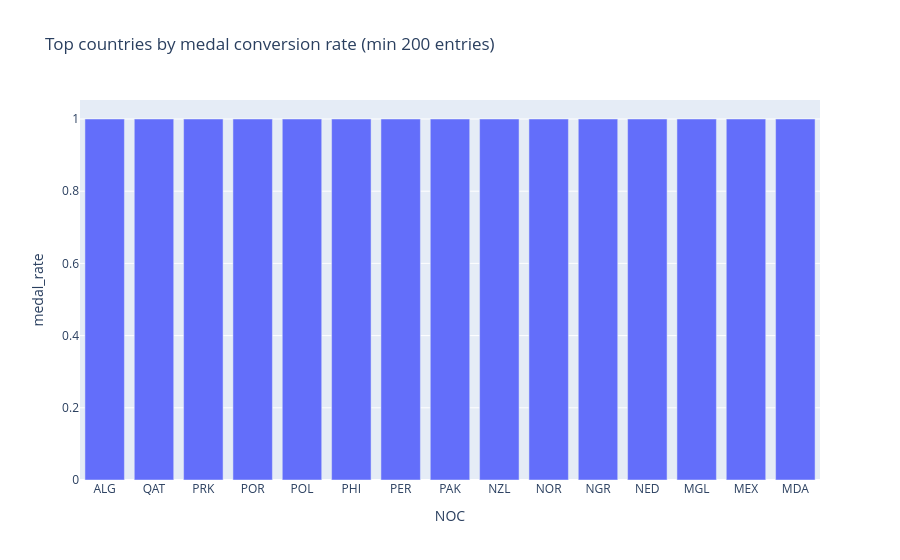

This figure's notebook cell:
### Markdown cell above
## Q8. Quels pays performent le mieux en efficience (medailles / participations)?
**Narratif:** detecter les pays qui convertissent le mieux leurs engagements en podiums.

### Code cell
country_eff = (
    raw.groupby("NOC", as_index=False)
    .agg(entries=("player_id", "count"), medals=("is_medal", "sum"))
)
country_eff["medal_rate"] = country_eff["medals"] / country_eff["entries"]
country_eff = country_eff[country_eff["entries"] >= 200].sort_values("medal_rate", ascending=False)

fig = px.bar(country_eff.head(15), x="NOC", y="medal_rate", title="Top countries by medal conversion rate (min 200 entries)")
fig.show()
country_eff.head(15)

### Figure 1 — Plotly figure (JSON) as saved in the notebook; plotly's stock layout.template omitted (floating-point values rounded to 4 significant figures)
{"data": [{"hovertemplate": "NOC=%{x}<br>medal_rate=%{y}<extra></extra>", "legendgroup": "", "marker": {"color": "#636efa", "pattern": {"shape": ""}}, "name": "", "orientation": "v", "showlegend": false, "textposition": "auto", "type": "bar", "x": ["ALG", "QAT", "PRK", "POR", "POL", "PHI", "PER", "PAK", "NZL", "NOR", "NGR", "NED", "MGL", "MEX", "MDA"], "xaxis": "x", "y": [1.0, 1.0, 1.0, 1.0, 1.0, 1.0, 1.0, 1.0, 1.0, 1.0, 1.0, 1.0, 1.0, 1.0, 1.0], "yaxis": "y"}], "layout": {"barmode": "relative", "legend": {"tracegroupgap": 0}, "title": {"text": "Top countries by medal conversion rate (min 200 entries)"}, "xaxis": {"anchor": "y", "domain": [0.0, 1.0], "title": {"text": "NOC"}}, "yaxis": {"anchor": "x", "domain": [0.0, 1.0], "title": {"text": "medal_rate"}}}}
